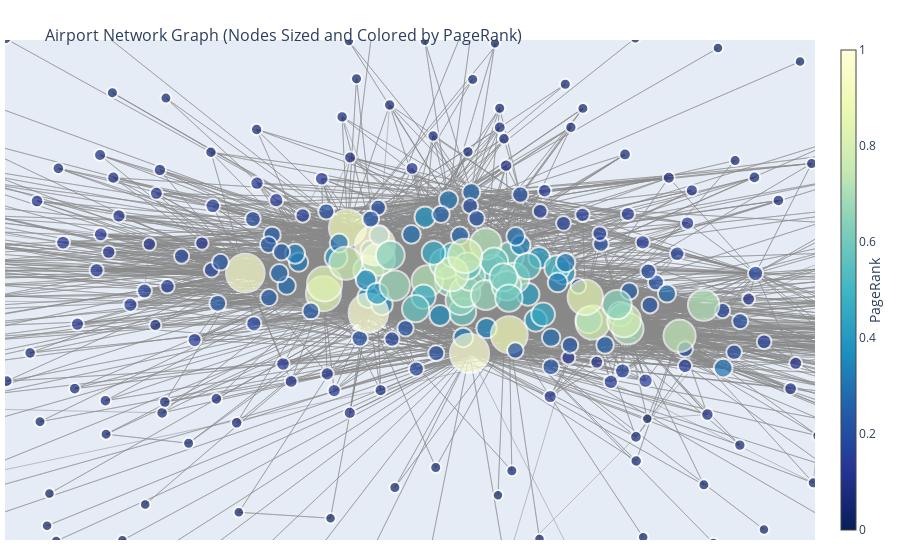

Source (notebook cell):
### Markdown cell above
# 8. Graph visualization

### Code cell
import networkx as nx
import plotly.graph_objs as go

# Convert Spark DataFrame to Pandas DataFrame
top_airports_pd = airports_df.toPandas()
top_edges_pd = edges_df.toPandas()

# Create a directed graph
G = nx.DiGraph()

# Add nodes with attributes (e.g., PageRank scores)
for idx, row in top_airports_pd.iterrows():
    G.add_node(row['id'], rank=row['rank'])

# Add edges
for idx, row in top_edges_pd.iterrows():
    G.add_edge(row['src'], row['dst'])

# Visualize the graph using Plotly
pos = nx.spring_layout(G)

# Edges
edge_x = []
edge_y = []
for edge in G.edges():
    x0, y0 = pos[edge[0]]
    x1, y1 = pos[edge[1]]
    edge_x.extend([x0, x1, None])
    edge_y.extend([y0, y1, None])

edge_trace = go.Scatter(
    x=edge_x, y=edge_y,
    line=dict(width=0.5, color='#888'),
    hoverinfo='none',
    mode='lines'
)

# Nodes
node_x = []
node_y = []
node_colors = []
node_sizes = []

# Extract maximum rank for normalization
max_rank = top_airports_pd['rank'].max()
min_rank = top_airports_pd['rank'].min()

for node in G.nodes():
    x, y = pos[node]
    node_x.append(x)
    node_y.append(y)
    
    # Get the rank of the node
    rank = G.nodes[node]['rank']
    
    # Normalize rank for size and color
    size = 10 + 30 * (rank - min_rank) / (max_rank - min_rank)  # Node size scaling
    color = (rank - min_rank) / (max_rank - min_rank)  # Normalized color intensity
    
    node_sizes.append(size)
    node_colors.append(color)

node_trace = go.Scatter(
    x=node_x, y=node_y,
    mode='markers',
    hoverinfo='text',
    marker=dict(
        showscale=True,
        colorscale='YlGnBu',
        reversescale=True,
        size=node_sizes,  # Use the calculated sizes
        color=node_colors,  # Use the calculated colors
        colorbar=dict(
            thickness=15,
            title='PageRank',
            xanchor='left',
            titleside='right'
        ),
        line_width=2
    )
)

# Add hover text for nodes
node_text = []
for node in G.nodes():
    node_text.append(f"Airport: {node}<br>Rank: {G.nodes[node]['rank']:.4f}")
node_trace.text = node_text

# Draw the graph
fig = go.Figure(data=[edge_trace, node_trace],
                layout=go.Layout(
                    title='<br>Airport Network Graph (Nodes Sized and Colored by PageRank)',
                    titlefont_size=16,
                    showlegend=False,
                    hovermode='closest',
                    margin=dict(b=20, l=5, r=5, t=40),
                    xaxis=dict(showgrid=False, zeroline=False, showticklabels=False),
                    yaxis=dict(showgrid=False, zeroline=False, showticklabels=False)
                )
)

# Display the graph
fig.show()

# Save to HTML file
try:
    fig.write_html("airport_network_graph.html")
    print("Graph saved successfully!")
except Exception as e:
    print(f"Error saving graph: {e}")

### Figure 1 — Plotly figure (JSON) as saved in the notebook; plotly's stock layout.template omitted (floating-point values rounded to 4 significant figures; data arrays with more than 128 entries replaced by an {"elided": "..."} marker saying what was removed)
{"data": [{"hoverinfo": "none", "line": {"color": "#888", "width": 0.5}, "mode": "lines", "type": "scatter", "x": {"elided": "19095 float values"}, "y": {"elided": "19095 float values"}}, {"hoverinfo": "text", "marker": {"color": {"elided": "358 float values"}, "colorbar": {"thickness": 15, "title": {"side": "right", "text": "PageRank"}, "xanchor": "left"}, "colorscale": [[0, "rgb(255,255,217)"], [0.125, "rgb(237,248,177)"], [0.25, "rgb(199,233,180)"], [0.375, "rgb(127,205,187)"], [0.5, "rgb(65,182,196)"], [0.625, "rgb(29,145,192)"], [0.75, "rgb(34,94,168)"], [0.875, "rgb(37,52,148)"], [1, "rgb(8,29,88)"]], "line": {"width": 2}, "reversescale": true, "showscale": true, "size": {"elided": "358 float values"}}, "mode": "markers", "text": {"elided": "358 str values"}, "type": "scatter", "x": {"elided": "358 float values"}, "y": {"elided": "358 float values"}}], "layout": {"autosize": true, "hovermode": "closest", "margin": {"b": 20, "l": 5, "r": 5, "t": 40}, "showlegend": false, "title": {"font": {"size": 16}, "text": "<br>Airport Network Graph (Nodes Sized and Colored by PageRank)"}, "xaxis": {"autorange": false, "range": [-0.2704, 0.1919], "showgrid": false, "showticklabels": false, "type": "linear", "zeroline": false}, "yaxis": {"autorange": false, "range": [-0.4924, 0.5194], "showgrid": false, "showticklabels": false, "type": "linear", "zeroline": false}}}
